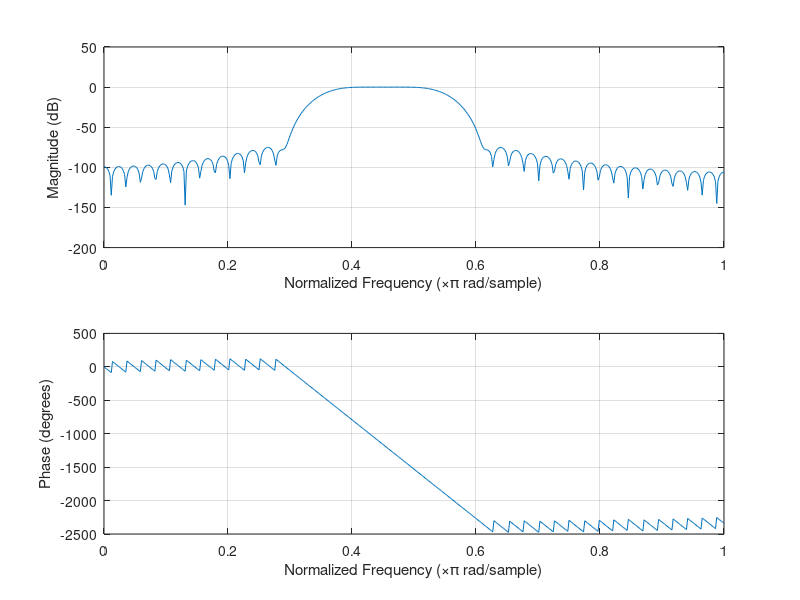
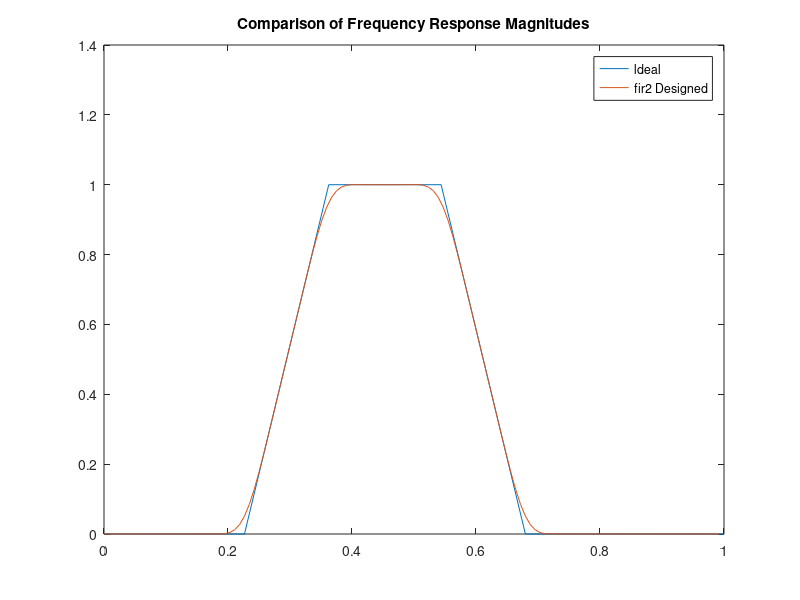

Recreate these plots in MATLAB, in order. (Note: this script raises an error after producing the figures.)
%Design a linear phase FIR bandpass filter to satisfy the following specifications:
%Passband 8-12 kHz
%Stopband ripple 0.001
%Peak passband ripple 0.0015
%Sampling frequency 44.14 kHz
%Transition width 3 kHz
%Obtain the filter coefficients and compare the frequency response for the filter using (a) 
%window method (b) frequency sampling method and (c) optimal method




clear; clc; close all;
h=fir1(82,[0.3624 0.5437],blackman(83));
freqz(h,1,512)
figure
% mod5_7b
f = [0 5 8 12 15 22.07]/22.07; 
m = [0 0 1 1 0 0];
b = fir2(80,f,m);
[h,w] = freqz(b,1,128);
plot(f,m,w/pi,abs(h));
legend('ldeal','fir2 Designed')
title('Comparison of Frequency Response Magnitudes');
figure
% mod5_7c
rp = 0.0015; % Passband ripple
rs = 0.001; % Stopband ripple
fs = 44140; % Sampling frequency
f = [5000 8000 12000 15000]; % Cutoff frequencies 
a = [0 1 0 ]; % Desired amplitudes
dev=[rs rp rs]; % deviations
[n, fo, mo, w]=remezord(f, a, dev, fs);
hopt = remez(n,fo,mo,w);
[H ,W]=freqz(hopt,1,1024);
